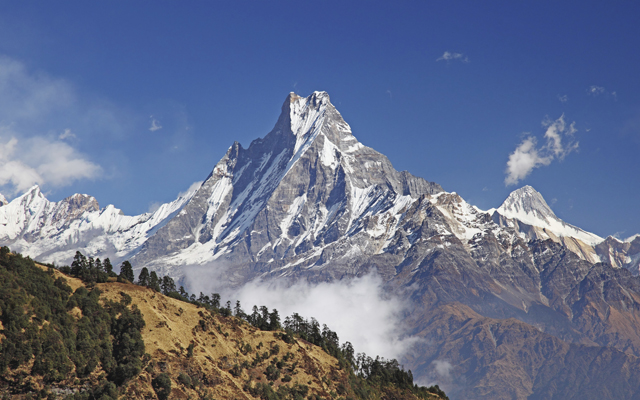
#> input picture Day-1/Image_stitching/fishtail2.jpg, 640 x 400 px
$ jupyter execute ImageStitching.ipynb
#> lines starting #> are read from the running program, lines starting #| are printed output that depends on the picture
[cell 1]
import pdb
import cv2
import numpy as np
from PIL import Image

[cell 2]
def drawPoints(img, pts):
    for k in range(pts.shape[1]):
        cv2.drawMarker(img, (np.asarray(pts[0,k]), np.asarray(pts[1,k])), (255, 0, 0), markerType=cv2.MARKER_STAR,
                       markerSize=10, thickness=2, line_type=cv2.LINE_AA)
    return img

[cell 3]
def prepare_data():
    im = cv2.imread('fishtail2.jpg')
#> im is the input picture: shape (400, 640, 3); mean B, G, R 139.6, 112.5, 102.7
    print(im.__class__.__name__)
#| ndarray
    print(im.shape)
#| (400, 640, 3)
    center = (im.shape[0]/2,im.shape[1]/2)
#> center = (200, 320)
    scale = 1
    angle = 45
    im1 = im[0:400,0:480]
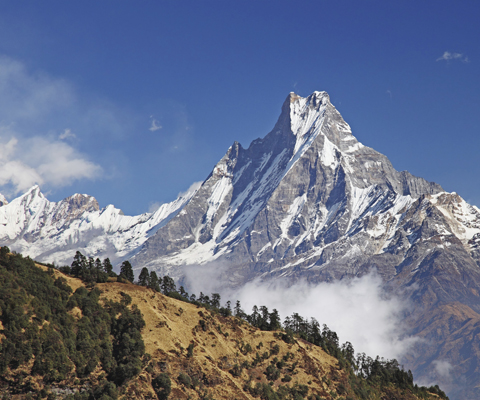
#> im1: shape (400, 480, 3); mean B, G, R 139.6, 115.8, 106.9
    im2 = im[0:400,160:640]
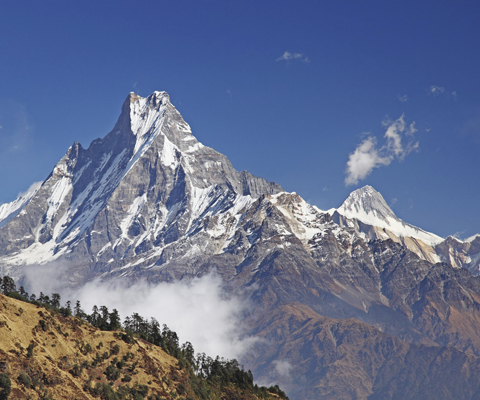
#> im2: shape (400, 480, 3); mean B, G, R 142.3, 112.8, 102.7

    rot_mat = cv2.getRotationMatrix2D(center, angle, scale)
    warped_im2 = cv2.warpAffine(im2,rot_mat,(480,400))
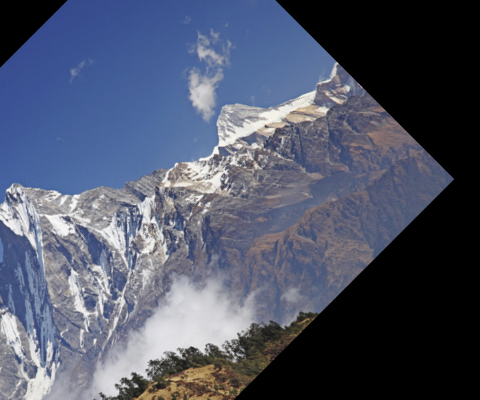
#> warped_im2: shape (400, 480, 3); mean B, G, R 105.1, 85.8, 79.4

    p1 = np.asarray([[400,420,389,300,470,390],[300,310,230,290,289,213],[1,1,1,1,1,1]])
    p1_cr = np.asarray([[160],[0],[0]])
    p2 = np.dot(rot_mat,p1-p1_cr)
    im1_pts = im1
    #im1_pts = drawPoints(im1_pts, p1)
    #cv2.imshow("im1_pts",im1_pts)
    #cv2.waitKey(0)
    return im1, warped_im2, p1, p2

[cell 4]
im1, im2, p1, p2 = prepare_data()
#> p1 = [[400, 420, 389, 300, 470, 390], [300, 310, 230, 290, 289, 213], [1, 1, 1, 1, 1, 1]]; p2 = [[214.1, 235.4, 156.9, 136.4, 255.9, 145.6], [277.6, 270.5, 235.9, 341.2, 220.3, 223.1]]

[cell 5]
p1.shape
#> Out = (3, 6)

[cell 6]
p2.transpose()
#> Out = [[214.1, 277.6], [235.4, 270.5], [156.9, 235.9], [136.4, 341.2], [255.9, 220.3], [145.6, 223.1]]

[cell 7]
p1.transpose()
#> Out = [[400, 300, 1], [420, 310, 1], [389, 230, 1], [300, 290, 1], [470, 289, 1], [390, 213, 1]]

[cell 8]
np.repeat(p1.transpose(),2,0)
#> Out = [[400, 300, 1], [400, 300, 1], [420, 310, 1], [420, 310, 1], [389, 230, 1], [389, 230, 1], [300, 290, 1], [300, 290, 1], [470, 289, 1], [470, 289, 1], [390, 213, 1], [390, 213, 1]]

[cell 9]
np.tile(np.repeat(p1.transpose(),2,0),(1,2))
#> Out = [[400, 300, 1, 400, 300, 1], [400, 300, 1, 400, 300, 1], [420, 310, 1, 420, 310, 1], [420, 310, 1, 420, 310, 1], [389, 230, 1, 389, 230, 1], [389, 230, 1, 389, 230, 1], [300, 290, 1, 300, 290, 1], [300, 290, 1, 300, 290, 1], [470, 289, 1, 470, 289, 1], [470, 289, 1, 470, 289, 1], [390, 213, 1, 390, 213, 1], [390, 213, 1, 390, 213, 1]]

[cell 10]
A = np.tile(np.repeat(p1.transpose(),2,0),(1,2))
#> A has the same summary as Out
A[0::2,3:]= 0
A[1::2,:3]= 0

[cell 11]
bmat = np.zeros((p2.shape[1]*2,1))
#> bmat = [0, 0, 0, 0, 0, 0, 0, 0, 0, 0, 0, 0]
bmat[0::2,:] = np.reshape(p2[0].transpose(),(-1,1))
bmat[1::2,:] = np.reshape(p2[1].transpose(),(-1,1))

[cell 12]
Ax = np.dot(np.dot(np.linalg.inv(np.dot(np.transpose(A), A)), np.transpose(A)), bmat)
#> Ax = [0.707, 0.707, -280.8, -0.707, 0.707, 348.3]
Ax = np.linalg.lstsq(A, bmat, rcond=None)
#> Ax = ([0.707, 0.707, -280.8, -0.707, 0.707, 348.3], [6.53e-27], 6, [1180.4, 1180.4, 96.43, 96.43, 0.238, 0.238])

[cell 13]
Aff_mat = np.reshape(Ax[0],(2,3))
#> Aff_mat = [[0.707, 0.707, -280.8], [-0.707, 0.707, 348.3]]
p2_check = np.dot(Aff_mat,p1)
#> p2_check has the same summary as p2

[cell 14]
'''
    a11*x1 + a12*y1 + a13*z1 = x2
    a21*x1 + a22*y1 + a23*z1 = y2
'''
'''
    x1*a11 + y1*a12 + 1*a13 + 0 *a21 + 0 *a22 + 1*a23 = x2
     0*a11 + 0* a12 + 0*a23 + x1*a21 + y1*a22 + 1*a23 = y2
'''

[cell 15]
height = 480
width = 640
blank_image2 = np.zeros((height,width,3), np.uint8)

[cell 16]
invAffmat = np.linalg.inv(np.vstack((Aff_mat,np.asarray([0,0,1]))))
#> invAffmat = [[0.707, -0.707, 444.9], [0.707, 0.707, -47.7], [0, 0, 1]]

[cell 17]
blank_image = cv2.warpAffine(im2,invAffmat[0:2,:],(width,height))
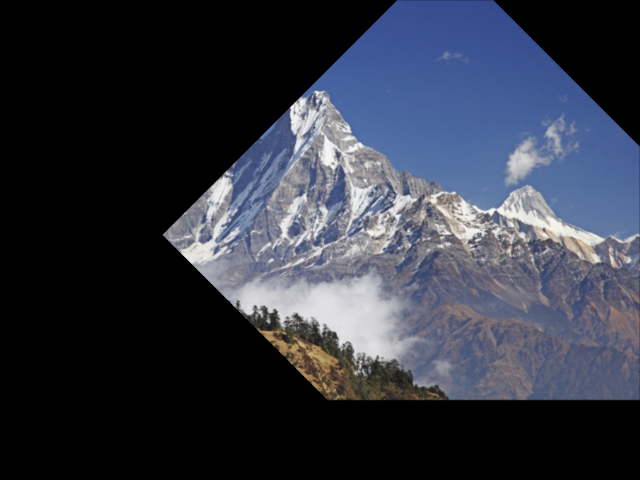
#> blank_image: shape (480, 640, 3); mean B, G, R 65.7, 53.6, 49.6
blank_image2[0:im1.shape[0],0:im1.shape[1],:] = im1
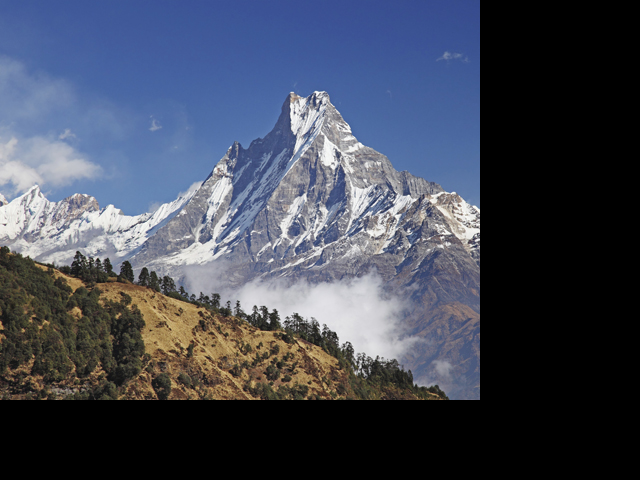
#> blank_image2: shape (480, 640, 3); mean B, G, R 87.2, 72.4, 66.8

[cell 18]
final_image = blank_image+ blank_image2
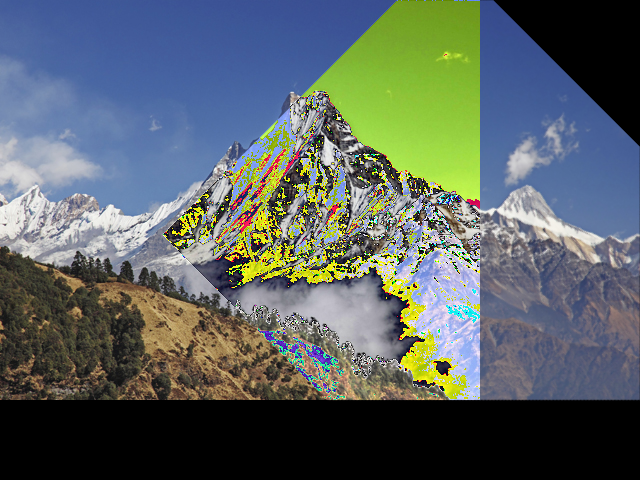
#> final_image: shape (480, 640, 3); mean B, G, R 99.5, 100, 90.4

[cell 19]
final_image = np.maximum(blank_image,blank_image2)
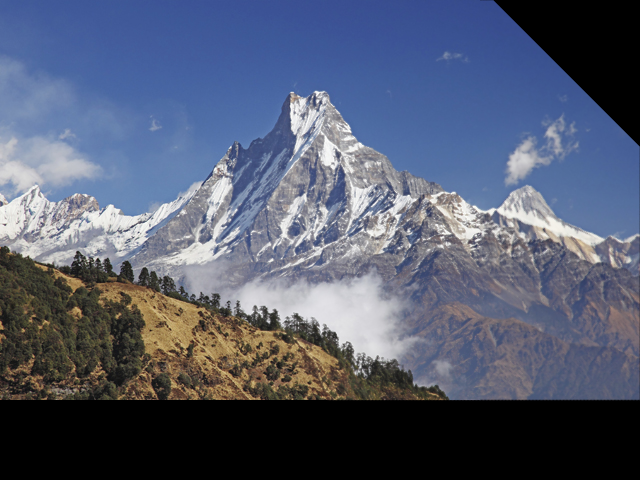
#> final_image: shape (480, 640, 3); mean B, G, R 111.9, 91.6, 84.2
